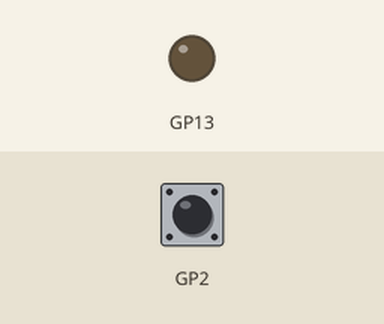
Simulated run of this sketch. Board: Raspberry Pi Pico. Parts: output pins drawn as LEDs (lit = HIGH). Inputs (shaded band) come from the test bench; at power-on: GP2 HIGH.

Above: at 1.2 s.
1.3 s: GP2 pulled LOW for 1 s
At 1.9 s:
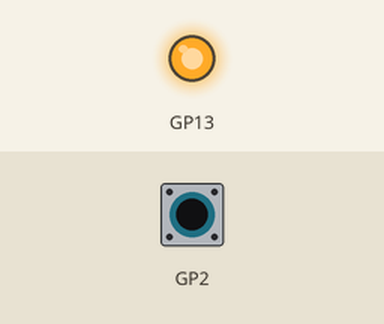
3.8 s: GP2 pulled LOW for 0.15 s
At 4.7 s:
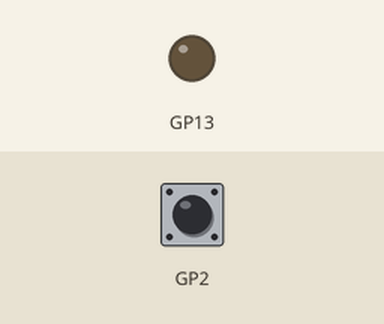
5.5 s: GP2 pulled LOW for 3.2 s
At 10.1 s:
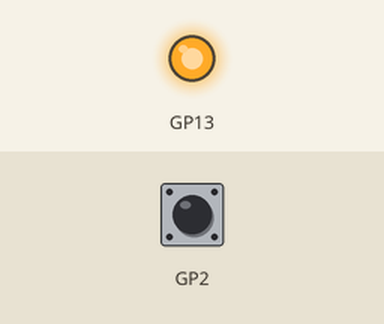
Timing chart, 0 to 11.6 s (numbered marks = the images above; inputs shaded):
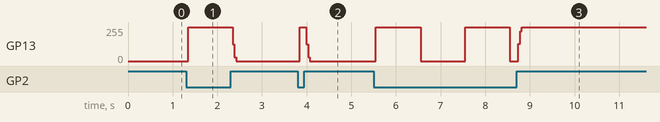

Measured:
- after the input at 1.3 s, GP13: 0/255 → 255/255 after 0.05 s, → 0/255 0.99 s later
- after the input at 3.8 s, GP13: 0/255 → 255/255 after 0.05 s, → 0/255 0.14 s later
- after the input at 5.5 s, GP13: goes 255/255 1.0 s, 0/255 1.0 s, 255/255 1.0 s, 0/255 0.19 s, then 255/255, starting after 0.05 s

The sketch:

misc_145.ino
```cpp
// snippet: misc_145
// tags: misc, millis, nonblocking
// boards: avr, esp32, megaavr, nano33iot, romi32u4, rp2040
// library: none
// description: Non-blocking button debounce on pin 2 (INPUT_PULLUP)
// prompts: non-blocking, button, debounce, (input_pullup), declare, unsigned
// verified: compile-only
// source: kd-generated (id 145)

unsigned long debounceMs = 0;
bool lastState = HIGH;
bool stableState = HIGH;

void setup() {
  pinMode(2, INPUT_PULLUP);
  pinMode(13, OUTPUT);
}

void loop() {
  unsigned long now = millis();
  bool currentState = digitalRead(2);

  if (currentState != lastState) {
    debounceMs = now;
  }

  if (now - debounceMs > 50) {
    if (currentState == lastState) {
      stableState = currentState;
    }
  }

  if (stableState == LOW) {
    digitalWrite(13, !digitalRead(13));
    unsigned long tRel = millis();
    while (digitalRead(2) == LOW) {  // wait for release, bounded so it can't hang
      if (millis() - tRel > 1000) break;
    }
  }

  lastState = currentState;
}
```
